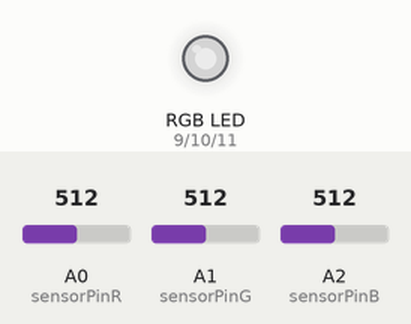
This sketch was run on a simulated Arduino Uno, built with avr-gcc and run on an emulated ATmega328P. On the bench: an RGB LED mixed from three pins (HIGH = lit). The test bench sets the inputs (shaded band); at power-on: A0 (sensorPinR) = 512, A1 (sensorPinG) = 512, A2 (sensorPinB) = 512. Dim RGB values are drawn brighter than linear; what the sketch prints to the serial monitor is not drawn.

Above: at 1.8 s.
1.9 s: A0 (sensorPinR) set to 716
At 2.8 s:
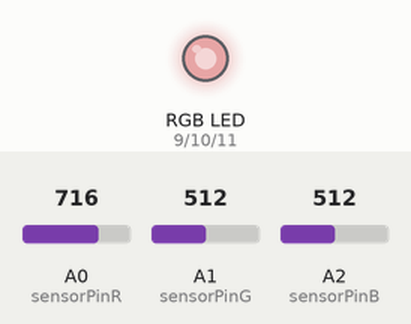
3.5 s: A1 (sensorPinG) set to 716
At 4.4 s:
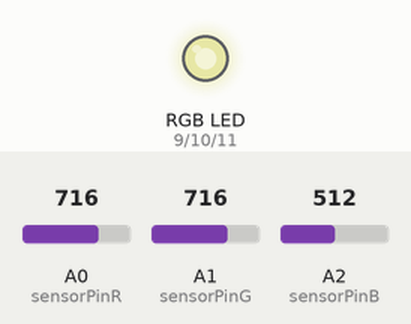
5.5 s: A2 (sensorPinB) set to 716
At 7.2 s:
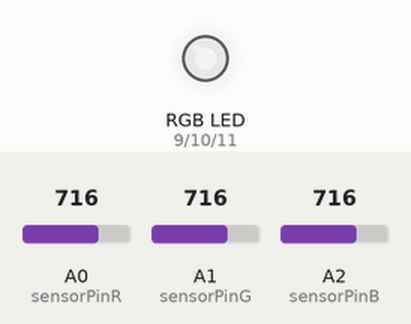
7.5 s: A0 (sensorPinR) set to 900
At 8.8 s:
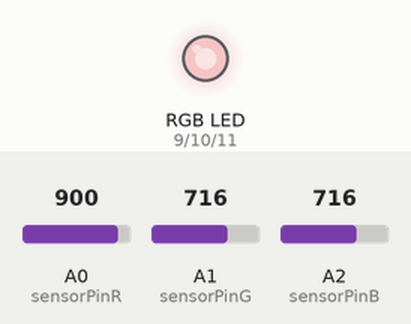
9.5 s: A1 (sensorPinG) set to 900
At 10.4 s:
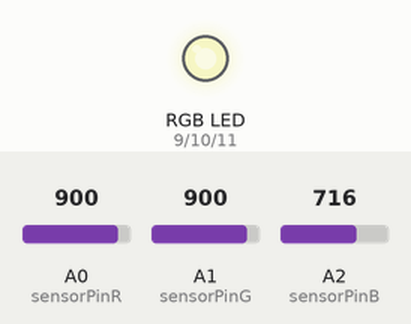
11.5 s: A2 (sensorPinB) set to 900
At 13.2 s:
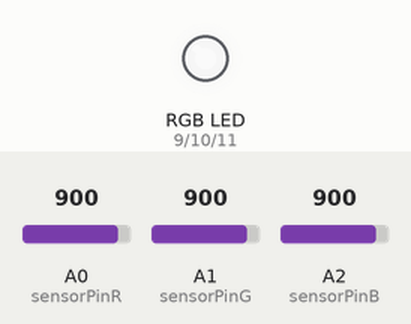
Timing chart, 0 to 14.5 s (numbered marks = the images above; inputs shaded):
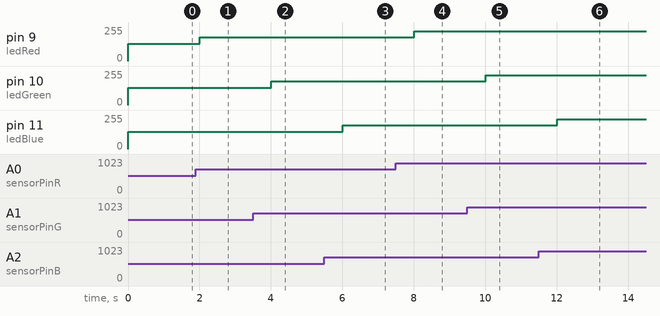

The sketch:

hw3.ino
```cpp
/*
  Analog Input
 Demonstrates analog input by reading 4 potentiameter values on analog pins 0, 1, 2, and 3 and changing the red, green, blue, and
 brightness values of an RGB LED according to the potentiometer readings, respectively.
 The RGB LED is connected to digital pins 2, 3, 4, and 5. The amount of each value of of the RGB LED will be change depending on
 the value obtained by analogRead().

 The circuit:
 * 3 Potentiometers attached to analog input 0, 1, 2, and 3
 * center pin of the potentiometer to the analog pins
 * one RGB LED connected to pins 9-11
 */

int sensorPinR = A0;    // select the input pin for the first potentiometer
int sensorPinG = A1;    // select the input pin for the second potentiometer
int sensorPinB = A2;    // select the input pin for the third  potentiometer
//ledPins
int ledRed = 9;         //red pin
int ledGreen = 10;      //green pin
int ledBlue = 11;       // blue pin

//potentiometers
int sensorValueR = 0;  // variable to store the value coming from the sensor
int sensorValueG = 0;  // variable to store the value coming from the sensor
int sensorValueB = 0;  // variable to store the value coming from the sensor

void setup() {
  // declare the ledPin as an OUTPUT:
  pinMode(ledRed, OUTPUT);
  pinMode(ledGreen, OUTPUT);
  pinMode(ledBlue, OUTPUT);

  Serial.begin(9600);
}

void loop() {
  // read the value from the sensor:
  sensorValueR = analogRead(sensorPinR)/4;  //range of pot. is 0-1023,
  sensorValueG = analogRead(sensorPinG)/4;  //in order to get a range from 0-255
  sensorValueB = analogRead(sensorPinB)/4;  //I divided the raw sensor data by 4

  // turn the ledPin on
  analogWrite(ledRed, sensorValueR);        //set color value to sensor value
  analogWrite(ledGreen, sensorValueG);      //set color value to sensor value
  analogWrite(ledBlue, sensorValueB);       //set color value to sensor value
  delay(1000);

  //print values
  Serial.print("Red: ");
  Serial.println(sensorValueR);
  Serial.print("Green: ");
  Serial.println(sensorValueG);
  Serial.print("Blue: ");
  Serial.println(sensorValueB);
  Serial.print(" ");

}
```

Measured:
- after the input at 1.9 s, pin 9 (ledRed): 128/255 → 179/255 after 0.10 s
- after the input at 3.5 s, pin 10 (ledGreen): 128/255 → 179/255 after 0.50 s
- after the input at 5.5 s, pin 11 (ledBlue): 128/255 → 179/255 after 0.51 s
- after the input at 7.5 s, pin 9 (ledRed): 179/255 → 225/255 after 0.51 s
- after the input at 9.5 s, pin 10 (ledGreen): 179/255 → 225/255 after 0.51 s
- after the input at 11.5 s, pin 11 (ledBlue): 179/255 → 225/255 after 0.51 s
